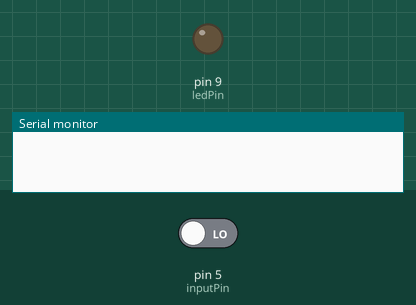
The sketch below on a simulated Arduino Uno, built with avr-gcc and run on an emulated ATmega328P. On the bench: output pins drawn as LEDs (lit = HIGH), the last lines printed to the serial monitor. The test bench sets the inputs (shaded band); at power-on: pin 5 (inputPin) LOW.

Above: at 1.2 s.
1.3 s: pin 5 (inputPin) driven HIGH
At 1.7 s:
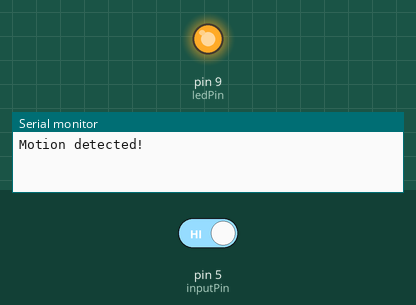
2.8 s: pin 5 (inputPin) driven LOW
At 4.0 s:
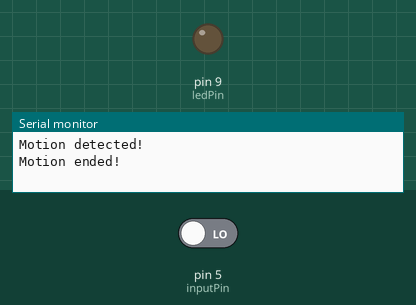
Timing chart, 0 to 5.8 s (numbered marks = the images above; inputs shaded):
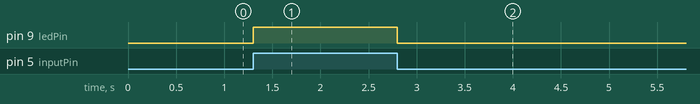

The sketch:

pir3.ino
```cpp
/*
 * PIR sensor tester
 */
int ledPin = 9; // choose the pin for the LED
int inputPin = 5; // choose the input pin (for PIR sensor)
int pirState = LOW; // we start, assuming no motion detected
int val = 0; // variable for reading the pin status
void setup() {
 pinMode(ledPin, OUTPUT); // declare LED as output
 pinMode(inputPin, INPUT); // declare sensor as input
 Serial.begin(9600);
}
void loop(){
 val = digitalRead(inputPin); // read input value
 if (val == HIGH) { // check if the input is HIGH
 digitalWrite(ledPin, HIGH); // turn LED ON
 if (pirState == LOW) {
 // we have just turned on
 Serial.println("Motion detected!");
 // We only want to print on the output change, not state
 pirState = HIGH;
 }
 } else {
 digitalWrite(ledPin, LOW); // turn LED OFF
 if (pirState == HIGH){
 // we have just turned of
 Serial.println("Motion ended!");
 // We only want to print on the output change, not state
 pirState = LOW;
 }
 }
}
```

Measured:
- after the input at 1.3 s, pin 9 (ledPin): LOW → HIGH at once
- after the input at 2.8 s, pin 9 (ledPin): HIGH → LOW at once
